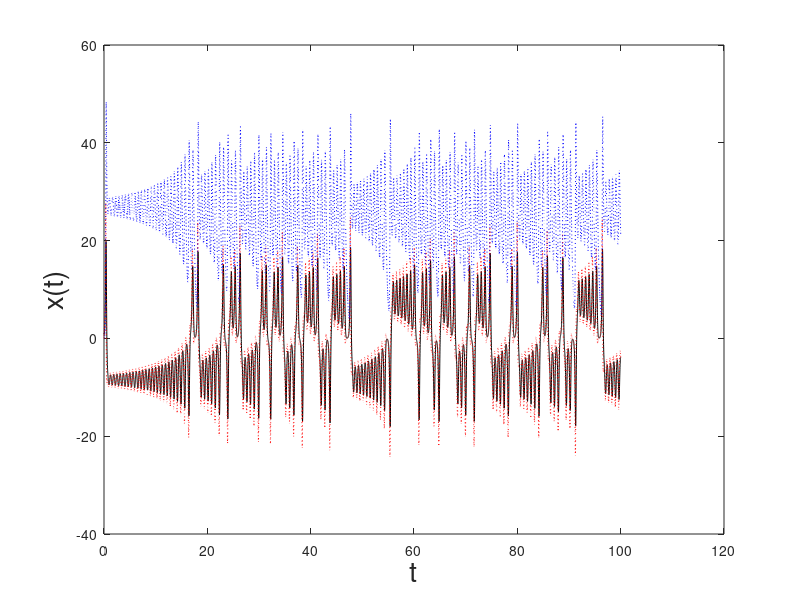
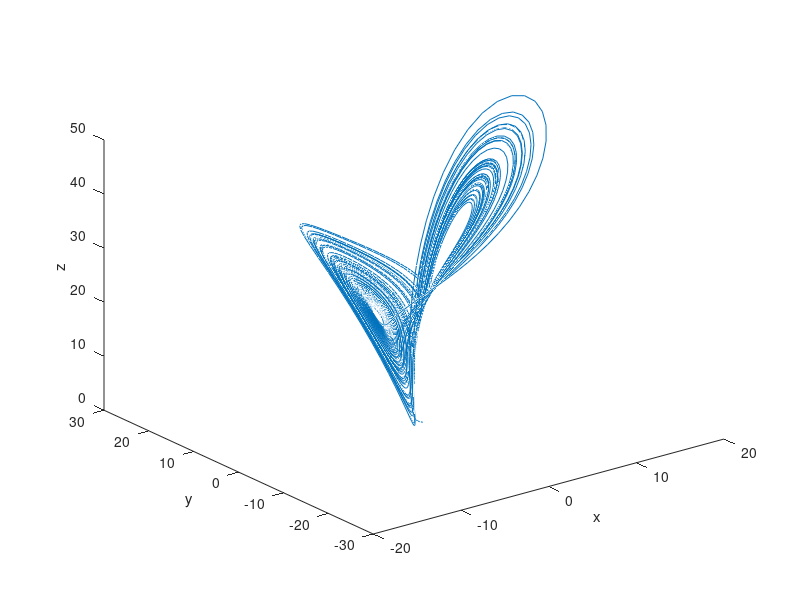

Reproduce these figures in MATLAB, in order.
%%%%%%%%%%%%%%%%%%%%%%%%%%%%
%Sahebeh Dadboud : 1569395
% Assignment 2 - exe 3
%%%%%%%%%%%%%%%%%%%%%%%%%%%%


close all;
clear all;
clc;


sigma=10.0;
 b=8.0/3.0;
 r=28.0;    

%%%%%%%%%%%
% Set initial condition, step length 
% and number of steps
%%%%%%%%%%%


y1(1)=1.000;  y2(1)=0.0; y3(1)=0.0; 

h=0.01;  

xM=100.0; %number of steps

h2=h/2;

%%%%%%%%%
% Advance solution
%%%%%%%%%

t(1) = 0;
x = t(1);

i=1;
while x<xM

i=i+1;

%%%
% Step from t(i-1) to t(i) using 
% the provisional points yt1,yt2,yt3 inbetween
%%%

% 1. Compute f(t,y)

     y1m = y1(i-1);  %x
     y2m = y2(i-1);  %y
     y3m = y3(i-1);  %z
     
     
	k1 = sigma*(y2m-y1m);
	k2 = r*y1m - y2m - y1m*y3m;
  k3 = -b*y3m + y1m*y2m;
    
% 2. Set provisional values yt1

	yt11 = y1(i-1) + h2*k1;
	yt12 = y2(i-1) + h2*k2;
  yt13 = y3(i-1) + h2*k3;
    
% 3. Compute phase speed k1 at provisional points

	k11 = sigma*(yt12-yt11);
	k12 = r*yt11 - yt12 - yt11*yt13;
  k13 = -b*yt13 + yt11*yt12;
    
% 4. Set provisional values yt2

	yt21 = y1(i-1) + h2*k11;
	yt22 = y2(i-1) + h2*k12;
  yt23 = y3(i-1) + h2*k13;

% 5. Compute phase speed ft2 at provisional points

	k21 = sigma*(yt22-yt21);
	k22 = r*yt21 - yt22 - yt21*yt23;
  k23 = -b*yt23 + yt21*yt22;
    
% 6. Set provisional values yt3

	yt31 = y1(i-1) + h*k21;
	yt32 = y2(i-1) + h*k22;
  yt33 = y3(i-1) + h*k23;
    
% 7. Compute phase speed ft3 at provisional points

	k31 = sigma*(yt32-yt31);
	k32 = r*yt31 - yt32 - yt31*yt33;
  k33 = -b*yt33 + yt31*yt32;
    
% 8. Compute final phase speeds ff

	kk1 = (1/6)*( k1 + 2*k11 + 2*k21 + k31 );
	kk2 = (1/6)*( k2 + 2*k12 + 2*k22 + k32 );
  kk3 = (1/6)*( k3 + 2*k13 + 2*k23 + k33 );
    
% 9. Set new solution values

	y1(i) = y1(i-1) + h*kk1;
	y2(i) = y2(i-1) + h*kk2;
  y3(i) = y3(i-1) + h*kk3;

% Update independent variable

	t(i) = t(i-1) + h;
        x = t(i-1);	

%x

end


%%%%%%
% Plot results
%%%%%%

plot(t,y1,'r--');
plot(t,y1,'k');
hold on;
plot(t,y2,'r:');
plot(t,y3,'b:');
xlabel('t','fontsize',20);
ylabel('x(t)','fontsize',20);


figure

plot3(y1,y2,y3);
%plot(y1,y3);
xlabel('x'); ylabel('y'); zlabel('z')

 